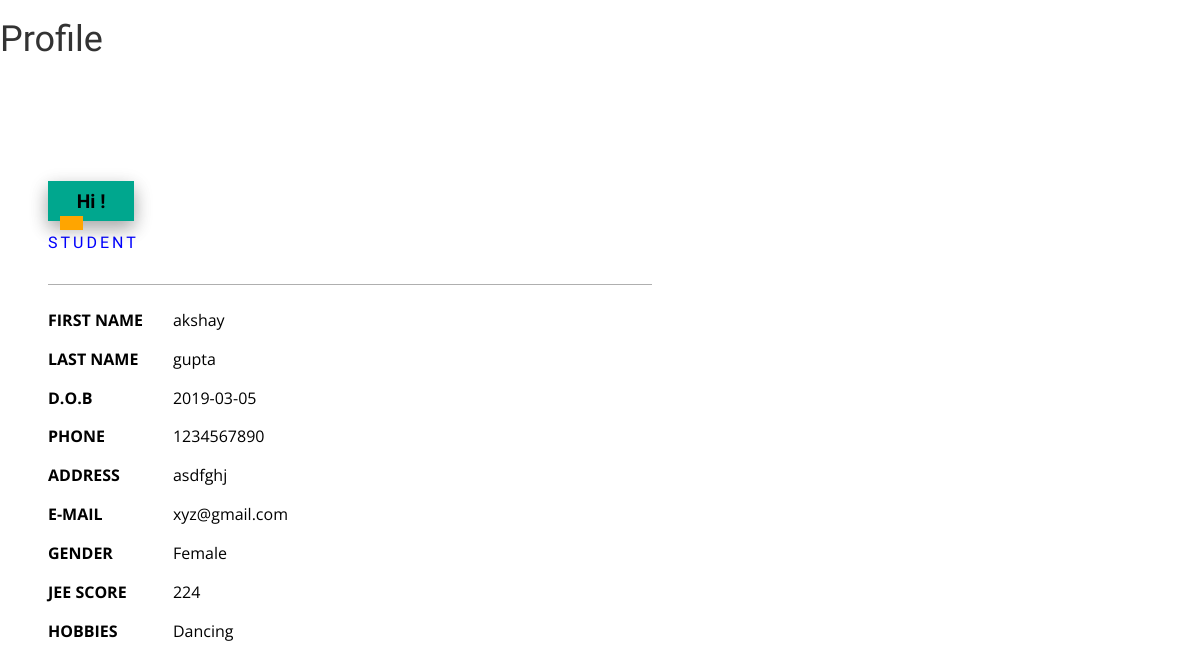
The app's page /profile.php?detail=14 with its own data.
### tables this page shows
CREATE TABLE `student` (
  `st_id` int(11) NOT NULL,
  `fname` text NOT NULL,
  `lname` text NOT NULL,
  `address` text NOT NULL,
  `password1` text NOT NULL,
  `num` text NOT NULL,
  `score` text NOT NULL,
  `dob` text NOT NULL,
  `email` varchar(56) NOT NULL,
  `gender` text NOT NULL,
  `hobbies` text NOT NULL,
  `activate` tinyint(1) NOT NULL DEFAULT '0'
);

### profile.php (the view, shortened to what this page needs)
<!DOCTYPE HTML>
<html>
<head>
<link href="css/bootstrap.css" rel='stylesheet' type='text/css' />
<link href="css/style.css" rel='stylesheet' type='text/css' />
</head>
<body>
<?php
   $conn=mysqli_connect('localhost','root','') ;
   $detail_record=$_GET['detail'];
   $que="select * from student where st_id='$detail_record' ";
   $run= mysqli_query($conn, $que);
   while($row=mysqli_fetch_array($run))
   {
	$fname = $row['fname'];
    $lname = $row['lname'];
    $email =  $row['email'];
	$address= $row['address'];
	$mobileno=$row['num'];
	$gender=$row['gender'];
	$dob=$row['dob'];
	$hobbies=$row['hobbies'];
	$score=$row['score'];
   ?>
<h1>Profile</h1>
<div class="banner-info">
				<div class="col-md-7 header-right">
					<h1>Hi !</h1>
					<h6>Student</h6>
					<ul class="address">
					<li>
							<ul class="address-text">
								<li><b>FIRST NAME</b></li>
								<li><?php echo $fname; ?></li>
							</ul>
						</li>
						<li>
							<ul class="address-text">
								<li><b>LAST NAME</b></li>
								<li><?php echo $lname; ?></li>
							</ul>
						</li>
						<li>
							<ul class="address-text">
								<li><b>D.O.B</b></li>
								<li><?php echo $dob; ?></li>
							</ul>
						</li>
						<li>
							<ul class="address-text">
								<li><b>PHONE </b></li>
								<li><?php echo $mobileno; ?></li>
							</ul>
						</li>
						<li>
							<ul class="address-text">
								<li><b>ADDRESS </b></li>
								<li><?php echo $address; ?></li>
							</ul>
						</li>
						<li>
							<ul class="address-text">
								<li><b>E-MAIL </b></li>
								<li><?php echo $email; ?></li>
							</ul>
						</li>
						<li>
							<ul class="address-text">
								<li><b>GENDER</b></li>
								<li><?php echo $gender; ?></li>
							</ul>
						</li>
						<li>
							<ul class="address-text">
								<li><b>JEE SCORE</b></li>
								<li><?php echo $score; ?></li>
							</ul>
						</li>
						<li>
							<ul class="address-text">
								<li><b>HOBBIES </b></li>
								<li><?php echo $hobbies; ?></li>
							</ul>
						</li>
					</ul>
					<?php } ?>
				</div>
				</body>
				</html>

### css/style.css (style rules this page uses)
html, body { font-family: 'Open Sans', sans-serif; font-size: 100%; background: #FFf; }
body h1,h2,h3,h4,h5,h6 { font-family: 'Asap', sans-serif; }
.banner-info { background : url(images/pic12.jpg) no-repeat center top; margin-top: 4em; }
.header-right { padding: 3em; }
ul.address-text { padding: 0; font }
ul.address { padding: 0; }
.header-right { padding-left: 3em; }
.header-right h1 { font-size: 2.5em; color: black; margin: 0.5em 0 0; font-weight: bold; }
.header-right h1 { font-size: 1.2em; color: black; background: #00a78e; display: inline-block; padding: .5em 1.5em; position: relative; box-shadow: 0 8px 17px 0 rgba(0,0,0,0.2),0 6px 20px 0 rgba(0,0,0,0.19); }
.header-right h1:before { width: 0; height: 0; position: absolute; content: ''; bottom: -9px; left: 12px; border-style: solid; border-width: 14px 11px 0 12px; border-color: orange; }
.header-right h6 { font-size: 1em; color: blue; margin-top: 0.8em; letter-spacing: 3px; text-transform: uppercase; }
ul.address { margin-top: 2em; border-top: 1px solid #AFAFAF; padding-top: 0.5em; }
ul.address li { display: block; }
ul.address li ul.address-text li { display: inline-block; font-size: 1em; color: black; margin-top: 1em; font-weight: 400; }
ul.address li ul.address-text li:nth-child(1) { width: 20%; }
ul.address-text b { color:black; }

### records on screen
student: fname "akshay", lname "gupta", dob "2019-03-05", num "1234567890", address "asdfghj", email "xyz@gmail.com", gender "Female", score "224", hobbies "Dancing"
